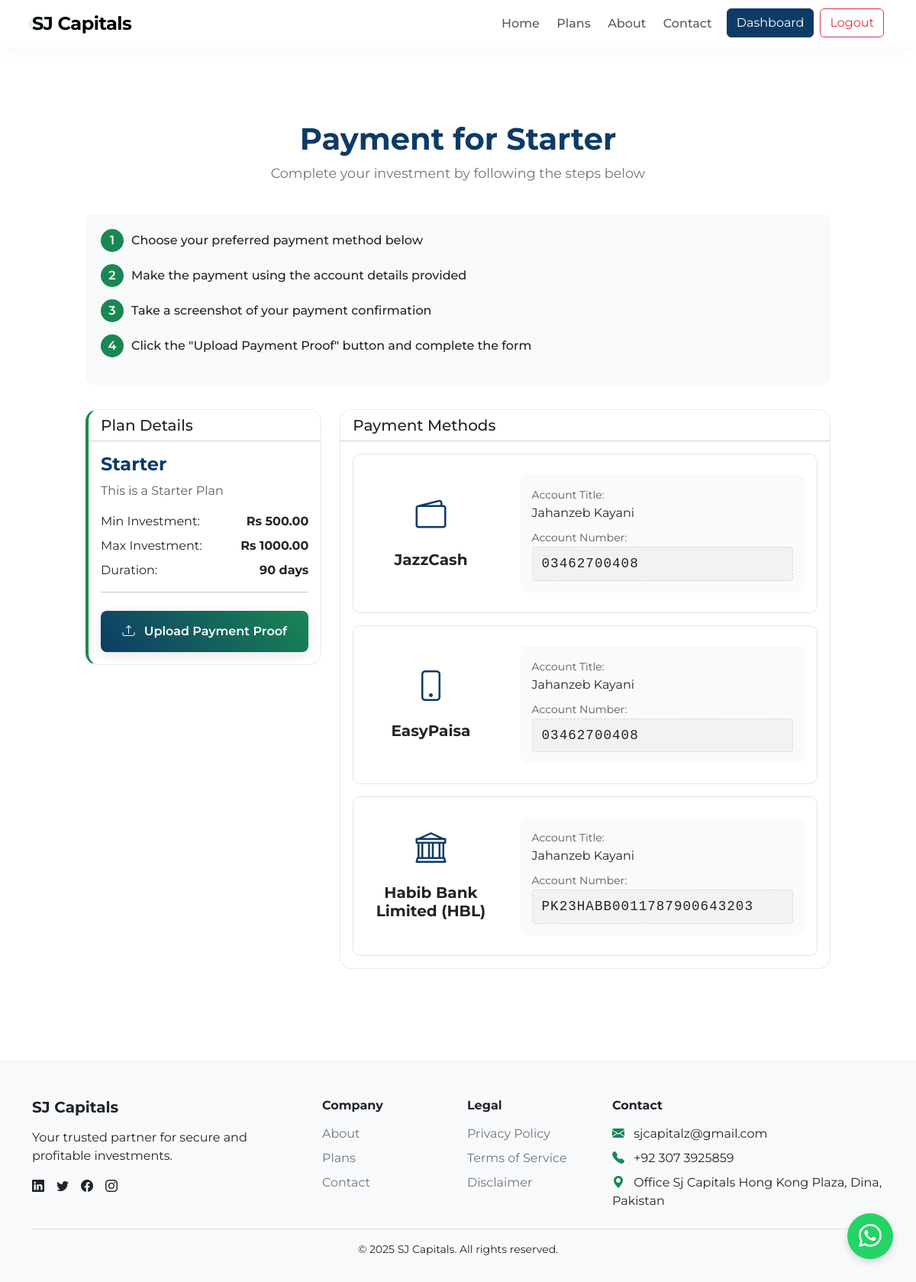
The page /payment/1/ (signed in) on the database its author committed.
### dashboard/models.py (models this page shows, shortened)
class Plan(models.Model):
    name = models.CharField(max_length=100)
    description = models.TextField()
    min_invest = models.DecimalField(max_digits=12, decimal_places=2)
    max_invest = models.DecimalField(max_digits=12, decimal_places=2)
    duration_days = models.PositiveIntegerField()
    is_active = models.BooleanField(default=True)
    created_at = models.DateTimeField(auto_now_add=True)
    updated_at = models.DateTimeField(auto_now=True)

### core/views.py (the view, shortened to what this page needs)
# urls.py: path('payment/<int:plan_id>/', views.payment, name='payment'),
@login_required
def payment(request, plan_id):
    plan = get_object_or_404(Plan, id=plan_id, is_active=True)
    active_subscription = Subscription.objects.filter(
        user=request.user,
        plan=plan,
        status='active'
    ).first()
    if active_subscription:
        messages.info(request, f'You already have an active subscription for {plan.name}.')
        return redirect('dashboard')
    pending_subscription = Subscription.objects.filter(
        user=request.user,
        plan=plan,
        status='pending'
    ).first()
    payment_methods = {
        'jazzcash': {
            'name': 'JazzCash',
            'account_title': 'Jahanzeb Kayani',
            'account_number': '03462700408',
            'instructions': 'Open JazzCash app, select Send Money, enter our account number, and complete the payment.',
            'note': 'Please include your username in the reference.'
        },
        'easypaisa': {
            'name': 'EasyPaisa',
            'account_title': 'Jahanzeb Kayani',
            'account_number': '03462700408',
            'instructions': 'Open EasyPaisa app, select Send Money, enter our account number, and complete the payment.',
            'note': 'Please include your username in the reference.'
        },
        'bank': {
            'name': 'Habib Bank Limited (HBL)',
            'account_title': 'Jahanzeb Kayani',
            'account_number': 'PK23HABB0011787900643203',
            'instructions': 'Transfer the amount to our bank account through your banking app or visit your nearest branch.',
            'note': 'Please include your username in the transfer reference.'
        }
    }
    context = {
        'plan': plan,
        'payment_methods': payment_methods,
        'pending_subscription': pending_subscription,
    }
    return render(request, 'core/payment.html', context)

### templates/core/payment.html (shortened to what this page needs)
{% extends 'common/base.html' %}
{% load static %}
{% block extra_head %}
<link rel="stylesheet" href="{% static 'css/payment.css' %}">
{% endblock %}
{% block content %}
<div class="container py-5 my-5 payment-container">
    <div class="payment-header">
        <h1>Payment for {{ plan.name }}</h1>
        {% if pending_subscription %}
        <p>Your payment is being processed</p>
        {% else %}
        <p>Complete your investment by following the steps below</p>
        {% endif %}
    </div>
    {% if not pending_subscription %}
    <div class="payment-instructions">
        <div class="payment-step">
            <div class="step-number">1</div>
            <div class="step-text">Choose your preferred payment method below</div>
        </div>
        <div class="payment-step">
            <div class="step-number">2</div>
            <div class="step-text">Make the payment using the account details provided</div>
        </div>
        <div class="payment-step">
            <div class="step-number">3</div>
            <div class="step-text">Take a screenshot of your payment confirmation</div>
        </div>
        <div class="payment-step">
            <div class="step-number">4</div>
            <div class="step-text">Click the "Upload Payment Proof" button and complete the form</div>
        </div>
    </div>
    {% endif %}
    <div class="row">
        <div class="col-lg-4 mb-4" style="height: fit-content;">
            <div class="card plan-details-card">
                <div class="card-header bg-white">
                    <h5 class="card-title mb-0">Plan Details</h5>
                </div>
                <div class="card-body">
                    <h4 class="fw-bold text-primary">{{ plan.name }}</h4>
                    <p class="text-muted">{{ plan.description }}</p>
                    <div class="d-flex justify-content-between mb-2">
                        <span>Min Investment:</span>
                        <span class="fw-bold">Rs {{ plan.min_invest }}</span>
                    </div>
                    <div class="d-flex justify-content-between mb-2">
                        <span>Max Investment:</span>
                        <span class="fw-bold">Rs {{ plan.max_invest }}</span>
                    </div>
                    <div class="d-flex justify-content-between mb-2">
                        <span>Duration:</span>
                        <span class="fw-bold">{{ plan.duration_days }} days</span>
                    </div>
                    <hr>
                    {% if not pending_subscription %}
                    <div class="d-grid mt-4">
                        <button type="button" class="payment-cta" data-bs-toggle="modal" data-bs-target="#paymentModal">
                            <i class="bi bi-upload"></i> Upload Payment Proof
                        </button>
                    </div>
                    {% else %}
                    <div class="d-grid mt-4">
                        <button type="button" class="btn btn-secondary" disabled>
                            <i class="bi bi-check-circle"></i> Payment Submitted
                        </button>
                    </div>
                    {% endif %}
                </div>
            </div>
        </div>
        <div class="col-lg-8 mb-4" style="height: fit-content;">
            {% if not pending_subscription %}
            <div class="card h-100">
                <div class="card-header bg-white">
                    <h5 class="card-title mb-0">Payment Methods</h5>
                </div>
                <div class="card-body">
                    {% for key, method in payment_methods.items %}
                    <div class="payment-method-card mb-3">
                        <div class="row g-0 align-items-center">
                            <div class="col-md-4 text-center py-3">
                                <div class="method-icon">
                                    {% if key == 'jazzcash' %}
                                    <i class="bi bi-wallet2"></i>
                                    {% elif key == 'easypaisa' %}
                                    <i class="bi bi-phone"></i>
                                    {% else %}
                                    <i class="bi bi-bank"></i>
                                    {% endif %}
                                </div>
                                <h5 class="fw-bold mt-2">{{ method.name }}</h5>
                            </div>
                            <div class="col-md-8 py-3">
                                <div class="account-info mx-3">
                                    <div class="mb-2">
                                        <small class="text-muted">Account Title:</small>
                                        <div>{{ method.account_title }}</div>
                                    </div>
                                    <div class="mb-0">
                                        <small class="text-muted">Account Number:</small>
                                        <div class="account-number">{{ method.account_number }}</div>
                                    </div>
                                </div>
                            </div>
                        </div>
                    </div>
                    {% endfor %}
                </div>
            </div>
            {% endif %}
        </div>
    </div>
</div>
{% endblock %}

### static/css/base.css (style rules this page uses)
:root { --sj-primary: #0d3b66; --sj-primary-light: #e9f2ff; --sj-primary-dark: #092a4a; --sj-secondary: #198754; --sj-secondary-light: #e8f6f0; --sj-secondary-dark: #0f5e3a; --sj-gold: #f9d423; --sj-gold-light: #f9f4e1; --sj-gold-dark: #d4af37; --sj-dark: #212529; --sj-gray: #6c757d; --sj-light-gray: #f8f9fa; --sj-white: #ffffff; --sj-success: #198754; --sj-info: #0dcaf0; --sj-warning: #ffc107; --sj-danger: #dc3545; --bs-primary: var(--sj-primary); --bs-secondary: var(--sj-secondary); --bs-success: var(--sj-secondary); --bs-info: var(--sj-info); --bs-warning: var(--sj-warning); --bs-danger: var(--sj-danger); --bs-light: var(--sj-light-gray); --bs-dark: var(--sj-dark); }
.text-primary { color: var(--sj-primary) !important; }
.card { border-radius: 1rem; border: 1px solid rgba(0, 0, 0, 0.08); overflow: hidden; }
h1, h2, h3, h4, h5, h6 { color: var(--sj-dark); }

### static/css/payment.css (style rules this page uses)
.payment-method-card { transition: all 0.3s ease; border: 1px solid rgba(0,0,0,0.1); border-radius: 10px; overflow: hidden; }
.payment-method-card:last-child { margin-bottom: 0 !important; }
.method-icon { font-size: 2.5rem; color: var(--sj-primary); margin-bottom: 1rem; }
.account-info { background-color: rgba(0,0,0,0.02); border-radius: 8px; padding: 15px; margin: 10px 0; }
.account-number { font-family: monospace; font-size: 1.1rem; letter-spacing: 1px; background: rgba(0,0,0,0.03); padding: 8px 12px; border-radius: 4px; border: 1px dashed rgba(0,0,0,0.1); }
.plan-details-card { border-left: 4px solid var(--sj-secondary); height: 100%; }
.payment-cta { background: linear-gradient(45deg, var(--sj-primary), var(--sj-secondary)); color: white; border: none; border-radius: 8px; padding: 15px 25px; font-weight: 600; transition: all 0.3s ease; box-shadow: 0 4px 15px rgba(0,0,0,0.1); }
.payment-cta i { margin-right: 8px; }
.payment-container { max-width: 1000px; margin: 0 auto; }
.payment-header { text-align: center; margin-bottom: 2.5rem; }
.payment-header h1 { font-weight: 700; margin-bottom: 0.5rem; color: var(--sj-primary); }
.payment-header p { color: #6c757d; font-size: 1.1rem; }
.payment-step { display: flex; align-items: center; margin-bottom: 1rem; }
.step-number { width: 30px; height: 30px; border-radius: 50%; background-color: var(--sj-secondary); color: white; display: flex; align-items: center; justify-content: center; font-weight: 600; margin-right: 10px; }
.step-text { font-weight: 500; }
.payment-instructions { background-color: #f8f9fa; border-radius: 10px; padding: 20px; margin-bottom: 2rem; }

### templates/common/base.html (style rules this page uses)
body { font-family: 'Montserrat', sans-serif; min-height: 100vh; display: flex; flex-direction: column; }

### rows shown on the page
Plan: name "Starter", description "This is a Starter Plan", min_invest "500.00", max_invest "1000.00", duration_days "90"

### other values the page prints
{{ method.name }} "JazzCash" "EasyPaisa" "Habib Bank Limited (HBL)"
{{ method.account_title }} "Jahanzeb Kayani" "Jahanzeb Kayani" "Jahanzeb Kayani"
{{ method.account_number }} "03462700408" "03462700408" "PK23HABB0011787900643203"
